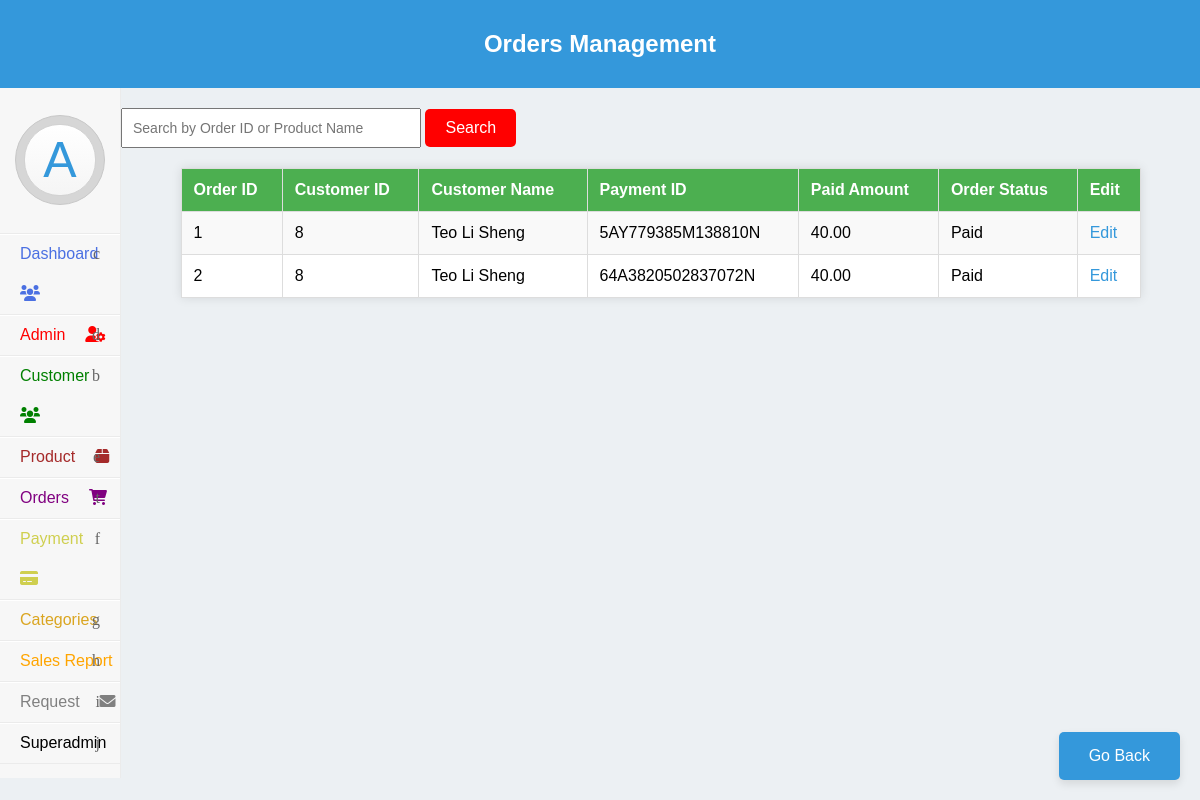
Page /admin/ordermanagement.php on the committed database.
### tables this page shows
CREATE TABLE `c_order` (
  `Order_ID` int(9) NOT NULL,
  `Order_Date` date NOT NULL DEFAULT current_timestamp(),
  `Payment_ID` varchar(50) DEFAULT NULL,
  `Amount` decimal(7,2) NOT NULL,
  `Customer_ID` int(9) NOT NULL,
  `Order_Status` varchar(20) NOT NULL DEFAULT 'Pending'
);

CREATE TABLE `customer` (
  `Customer_ID` int(9) NOT NULL,
  `Customer_Name` varchar(30) NOT NULL,
  `Customer_Address` varchar(70) NOT NULL,
  `Customer_Email` varchar(60) NOT NULL,
  `Customer_Password` varchar(60) NOT NULL,
  `Customer_Phone_No` varchar(20) NOT NULL
);

CREATE TABLE `savepayment` (
  `Payment_ID` varchar(255) NOT NULL,
  `Payee_Name` varchar(255) NOT NULL,
  `Payee_Email` varchar(255) NOT NULL,
  `Payee_ShippingAddress` varchar(255) NOT NULL,
  `Payment_Status` varchar(255) NOT NULL DEFAULT 'Pending'
);

### admin/ordermanagement.php (the view, shortened to what this page needs)
<!DOCTYPE html>
<html>
<head>
    <link rel="stylesheet" href="https://cdnjs.cloudflare.com/ajax/libs/font-awesome/6.0.0/css/all.min.css">
    <link rel="stylesheet" href="https://cdnjs.cloudflare.com/ajax/libs/animate.css/4.1.1/animate.min.css">
</head>
<?php
        include("dataconnection2.php");
        $search = isset($_GET['search']) ? mysqli_real_escape_string($connect, $_GET['search']) : '';
        $search_condition = $search != '' ? "WHERE cart.Order_ID LIKE '%$search%' OR Product_Name LIKE '%$search%'" : '';
        $query = "SELECT c_order.*, customer.*, savepayment.* FROM c_order INNER JOIN savepayment ON c_order.Payment_ID = savepayment.Payment_ID INNER JOIN customer ON c_order.Customer_ID = customer.Customer_ID  $search_condition";
        $result = mysqli_query($connect, $query);
        ?>
<body>
    <header>
        <h2>Orders Management</h2>
    </header>
    <?php include("sidebar.php") ?>
    <div class="search-container">
        <form method="GET" action="">
            <input type="search" name="search" class="search-input" placeholder="Search by Order ID or Product Name" value="<?php echo $search; ?>">
            <button type="submit" name="submit-search" class="search-button">Search</button>
        </form>
    </div>
    <?php if (mysqli_num_rows($result) > 0) : ?>
        <table class="animate__animated animate__fadeIn">
            <tr>
                <th>Order ID</th>
                <th>Customer ID</th>
                <th>Customer Name</th>
                <th>Payment ID</th>
                <th>Paid Amount</th>
                <th>Order Status</th>
                <th>Edit</th>
            </tr>
            <?php while ($row = mysqli_fetch_assoc($result)) : ?>
                <tr>
                    <td><?php echo $row['Order_ID']; ?></td>
                    <td><?php echo $row['Customer_ID']; ?></td>
                    <td><?php echo $row['Customer_Name']; ?></td>
                    <td><?php echo $row['Payment_ID']; ?></td>
                    <td><?php echo $row['Amount']; ?></td>
                    <td><?php echo $row['Order_Status']; ?></td>
                    <td><a href="orderedit.php?Order_ID=<?php echo $row['Order_ID']; ?>">Edit</a></td>
                </tr>
            <?php endwhile; ?>
        </table>
    <?php else : ?>
        <div class='no-records'>No records found.</div>
    <?php endif; ?>
    <button class="go-back-button" onclick="goBack()">Go Back</button>
</body>
</html>

### admin/adminpanel.css (style rules this page uses)
body { background-color: #ecf0f3; padding: 0; margin: 0; font-size: 16px; font-family: "Montserrat", sans-serif; }

### admin/ordermanagement.php (style rules this page uses)
body { background-color: #f4f4f4; font-family: 'Arial', sans-serif; }
table { border-collapse: collapse; width: 80%; margin: 20px auto; background-color: #fff; box-shadow: 0 0 10px rgba(0, 0, 0, 0.1); opacity: 0; transform: translateY(30px); transition: opacity 0.5s ease, transform 0.5s ease; }
header { background-color: #3498db; color: white; padding: 10px; text-align: center; }
th, td { border: 1px solid #ddd; padding: 12px; text-align: left; }
th { background-color: #4CAF50; color: white; }
tr:nth-child(even) { background-color: #f9f9f9; }
tr:first-child { background-color: #3498db; color: white; }
a { color: #3498db; text-decoration: none; }
.go-back-button { position: fixed; bottom: 20px; right: 20px; background-color: #3498db; color: white; padding: 15px 30px; font-size: 16px; border: none; border-radius: 5px; cursor: pointer; box-shadow: 0 4px 8px rgba(0, 0, 0, 0.1); }
.search-container { margin: 20px; text-align: left; }
.search-input { padding: 10px; font-size: 14px; width: 300px; }
.search-button { padding: 10px 20px; font-size: 16px; background-color: #FF0000; color: white; border: none; border-radius: 5px; cursor: pointer; }

### rows in the picture
c_order: Order_ID "1", Customer_ID.Customer_ID "8", Customer_ID.Customer_Name "Teo Li Sheng", Payment_ID.Payment_ID "5AY779385M138810N", Amount "40.00", Order_Status "Paid"
c_order: Order_ID "2", Customer_ID.Customer_ID "8", Customer_ID.Customer_Name "Teo Li Sheng", Payment_ID.Payment_ID "64A3820502837072N", Amount "40.00", Order_Status "Paid"
